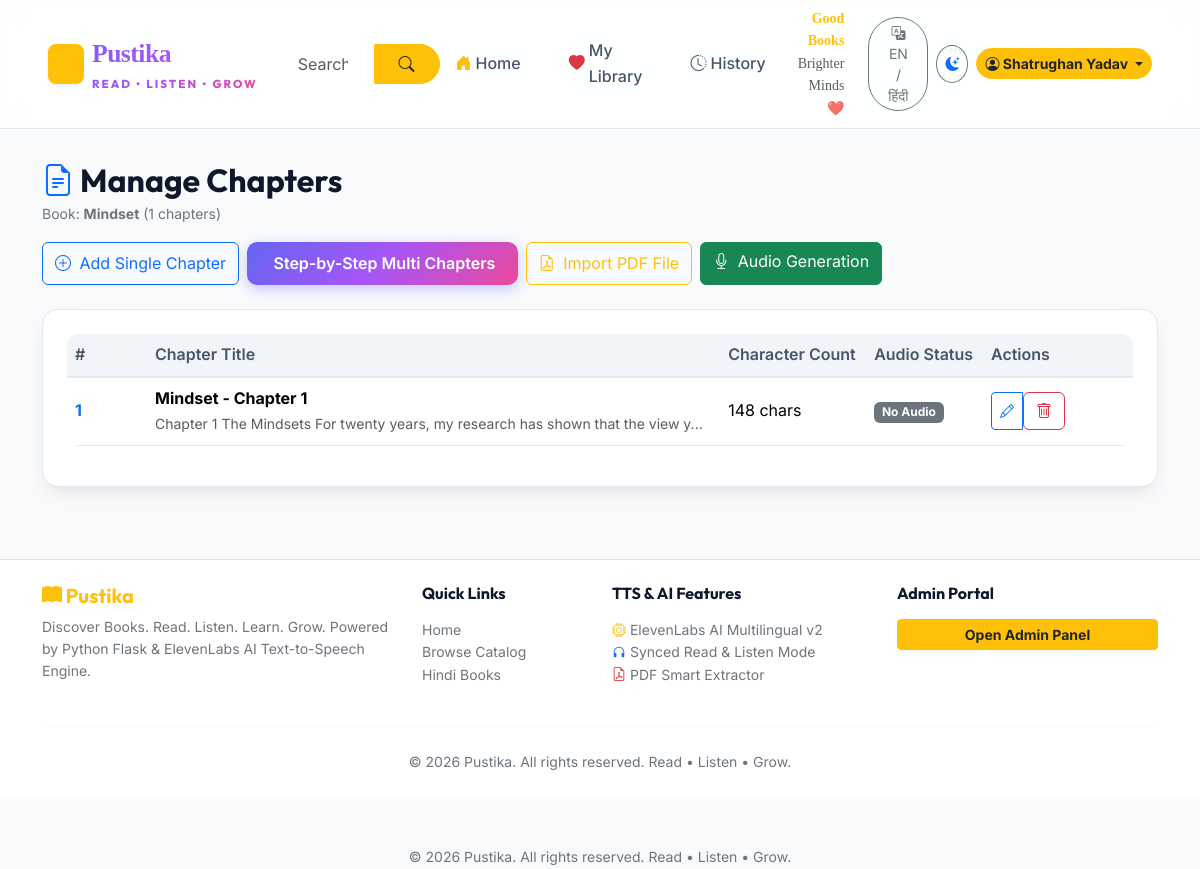
Screenshot of /admin/book/15/chapters (signed in) with the database file from the repository.
### app.py (models this page shows, shortened)
class User(UserMixin, db.Model):
    __tablename__ = 'users'
    id = db.Column(db.Integer, primary_key=True)
    username = db.Column(db.String(80), unique=True, nullable=False)
    email = db.Column(db.String(120), unique=True, nullable=False)
    password_hash = db.Column(db.String(255), nullable=False)
    is_admin = db.Column(db.Boolean, default=False)

class Book(db.Model):
    __tablename__ = 'books'
    id = db.Column(db.Integer, primary_key=True)
    title = db.Column(db.String(200), nullable=False)
    author = db.Column(db.String(100), nullable=False)
    description = db.Column(db.Text, nullable=True)
    cover_image = db.Column(db.String(255), nullable=True, default='covers/default.jpg')
    pdf_file = db.Column(db.String(255), nullable=True)
    category_id = db.Column(db.Integer, db.ForeignKey('categories.id'), nullable=True)
    language = db.Column(db.String(50), default='English')
    is_featured = db.Column(db.Boolean, default=False)
    created_at = db.Column(db.DateTime, default=datetime.utcnow)
    category = db.relationship('Category', lazy=True)
    chapters = db.relationship('Chapter', backref='book', lazy=True, cascade='all, delete-orphan')

class Chapter(db.Model):
    __tablename__ = 'chapters'
    id = db.Column(db.Integer, primary_key=True)
    book_id = db.Column(db.Integer, db.ForeignKey('books.id'), nullable=False)
    chapter_number = db.Column(db.Integer, nullable=False)
    title = db.Column(db.String(200), nullable=False)
    text_content = db.Column(db.Text, nullable=False)
    created_at = db.Column(db.DateTime, default=datetime.utcnow)

### app.py (the view, shortened to what this page needs)
    @app.route('/admin/book/<int:book_id>/chapters', methods=['GET', 'POST'])
    def chapter_editor(book_id):
        if not current_user.is_authenticated or not current_user.is_admin:
            return redirect(url_for('login'))
        book = Book.query.get_or_404(book_id)
        return render_template('admin/chapter_editor.html', book=book)

### templates/admin/chapter_editor.html (shortened to what this page needs)
{% extends 'base.html' %}
{% block content %}
<div class="container py-4">
    <div class="d-flex flex-wrap align-items-center justify-content-between gap-3 mb-4">
        <div>
            <h2 class="fw-bold mb-1"><i class="bi bi-file-earmark-text text-primary"></i> Manage Chapters</h2>
            <p class="text-secondary small mb-0">Book: <strong>{{ book.title }}</strong> ({{ book.chapters|length }} chapters)</p>
        </div>
        <div class="d-flex flex-wrap gap-2">
            <button class="btn btn-outline-primary" data-bs-toggle="modal" data-bs-target="#addChapterModal">
                <i class="bi bi-plus-circle me-1"></i> Add Single Chapter
            </button>
            <button class="btn btn-gradient" data-bs-toggle="modal" data-bs-target="#addMultiChapterModal">
                 Step-by-Step Multi Chapters
            </button>
            <button class="btn btn-outline-warning" data-bs-toggle="modal" data-bs-target="#importPdfModal">
                <i class="bi bi-file-earmark-pdf me-1"></i> Import PDF File
            </button>
            <a href="{{ url_for('tts_generate', book_id=book.id) }}" class="btn btn-success">
                <i class="bi bi-mic me-1"></i> Audio Generation
            </a>
        </div>
    </div>
    <div class="glass-card p-4">
        {% if book.chapters %}
        <div class="table-responsive">
            <table class="table admin-table align-middle">
                <thead>
                    <tr>
                        <th style="width: 80px;">#</th>
                        <th>Chapter Title</th>
                        <th>Character Count</th>
                        <th>Audio Status</th>
                        <th style="width: 150px;">Actions</th>
                    </tr>
                </thead>
                <tbody>
                    {% for chap in book.chapters %}
                    <tr>
                        <td class="fw-bold text-primary">{{ chap.chapter_number }}</td>
                        <td>
                            <div class="fw-bold">{{ chap.title }}</div>
                            <small class="text-muted">{{ chap.text_content[:80] }}...</small>
                        </td>
                        <td>{{ chap.text_content|length }} chars</td>
                        <td>
                            {% if chap.audio_file %}
                            <span class="badge bg-success"><i class="bi bi-music-note"></i> Ready ({{ chap.audio_file.voice_engine }})</span>
                            {% else %}
                            <span class="badge bg-secondary">No Audio</span>
                            {% endif %}
                        </td>
                        <td>
                            <div class="btn-group btn-group-sm">
                                <button class="btn btn-outline-primary" data-bs-toggle="modal" data-bs-target="#editModal{{ chap.id }}" title="Edit Chapter">
                                    <i class="bi bi-pencil"></i>
                                </button>
                                <form action="{{ url_for('chapter_editor', book_id=book.id) }}" method="POST" class="d-inline" onsubmit="return confirm('Delete this chapter?');">
                                    <button type="submit" class="btn btn-outline-danger" title="Delete Chapter">
                                        <i class="bi bi-trash"></i>
                                    </button>
                                </form>
                            </div>
                        </td>
                    </tr>
                    {% endfor %}
                </tbody>
            </table>
        </div>
        {% endif %}
    </div>
</div>
{% endblock %}

### templates/base.html (shortened to what this page needs)
<!DOCTYPE html>
<html lang="en" data-theme="dark">
<head>
    <link href="https://cdn.jsdelivr.net/npm/bootstrap@5.3.2/dist/css/bootstrap.min.css" rel="stylesheet">
    <link href="https://cdn.jsdelivr.net/npm/bootstrap-icons@1.11.3/font/bootstrap-icons.min.css" rel="stylesheet">
    <link rel="stylesheet" href="{{ url_for('static', filename='css/style.css') }}">
</head>
<body>
    <nav class="navbar navbar-expand-lg navbar-custom sticky-top py-2 d-none d-md-flex">
        <div class="container-fluid px-lg-4">
            <a class="navbar-brand d-flex align-items-center gap-2" href="{{ url_for('index') }}">
                <div class="bg-warning text-dark rounded-3 px-2 py-1 shadow-sm d-flex align-items-center">
                    <i class="bi bi-book-fill fs-5"></i>
                </div>
                <div>
                    <span class="pustika-brand-text">Pustika</span>
                    <div class="pustika-tagline">Read • Listen • Grow</div>
                </div>
            </a>
            <div class="collapse navbar-collapse" id="navbarContent">
                <form class="d-flex mx-auto my-2 my-lg-0" style="max-width: 480px; width: 100%;" action="{{ url_for('books_catalog') }}" method="GET">
                    <div class="input-group">
                        <input class="form-control bg-tertiary border-0 rounded-start-pill ps-4 py-2" type="search" name="q" placeholder="Search books by title, author, or category..." data-i18n="search_placeholder">
                        <button class="btn btn-warning text-dark rounded-end-pill px-4 fw-bold" type="submit">
                            <i class="bi bi-search"></i>
                        </button>
                    </div>
                </form>
                <div class="d-flex align-items-center gap-3 ms-auto">
                    <a href="{{ url_for('index') }}" class="nav-link d-none d-md-flex align-items-center gap-1 {% if request.endpoint == 'index' %}active{% endif %}">
                        <i class="bi bi-house-door-fill text-warning"></i> Home
                    </a>
                    {% if current_user.is_authenticated %}
                    <a href="{{ url_for('favorites') }}" class="nav-link d-none d-md-flex align-items-center gap-1 {% if request.endpoint == 'favorites' %}active{% endif %}">
                        <i class="bi bi-heart-fill text-danger"></i> My Library
                    </a>
                    <a href="{{ url_for('history') }}" class="nav-link d-none d-md-flex align-items-center gap-1 {% if request.endpoint == 'history' %}active{% endif %}">
                        <i class="bi bi-clock-history"></i> History
                    </a>
                    {% endif %}
                    <div class="d-none d-xl-block text-end me-2">
                        <div class="fw-bold small text-warning font-heading" style="font-family: cursive;">Good Books</div>
                        <div class="small text-muted font-heading" style="font-family: cursive;">Brighter Minds ❤️</div>
                    </div>
                    <div class="d-flex align-items-center gap-2">
                        <button id="lang-toggle-btn" class="btn btn-sm btn-outline-secondary rounded-pill px-3" title="Toggle English / Hindi">
                            <i class="bi bi-translate"></i> <span id="current-lang-text">EN / हिंदी</span>
                        </button>
                        <button id="theme-toggle-btn" class="btn btn-sm btn-outline-secondary rounded-circle" style="width: 38px; height: 38px;" title="Toggle Dark/Light Mode">
                            <i id="theme-toggle-icon" class="bi bi-moon-stars-fill"></i>
                        </button>
                        {% if current_user.is_authenticated %}
                        <div class="dropdown">
                            <button class="btn btn-sm btn-warning text-dark dropdown-toggle rounded-pill fw-bold" type="button" data-bs-toggle="dropdown">
                                <i class="bi bi-person-circle"></i> {{ current_user.username }}
                            </button>
                        </div>
                        {% else %}
                        <a href="{{ url_for('login') }}" class="btn btn-sm btn-outline-custom" data-i18n="nav_login">Sign In</a>
                        <a href="{{ url_for('register') }}" class="btn btn-sm btn-warning text-dark fw-bold rounded-pill" data-i18n="nav_register">Register</a>
                        {% endif %}
                    </div>
                </div>
            </div>
        </div>
    </nav>
    <main class="flex-grow-1 pb-5 pb-md-0">
        {% block content %}{% endblock %}
    </main>
    <div id="toast-container" class="toast-container position-fixed bottom-0 end-0 p-3" style="z-index: 1090;"></div>
    <footer class="mt-5 py-4 border-top d-none d-md-block" style="background: var(--bg-secondary);">
        <div class="container">
            <div class="row gy-4">
                <div class="col-md-4">
                    <h5 class="fw-bold text-warning"><i class="bi bi-book-fill"></i> Pustika</h5>
                    <p class="text-secondary small mt-2">
                        Discover Books. Read. Listen. Learn. Grow. Powered by Python Flask & ElevenLabs AI Text-to-Speech Engine.
                    </p>
                </div>
                <div class="col-md-2 col-6">
                    <h6 class="fw-bold mb-3">Quick Links</h6>
                    <ul class="list-unstyled small">
                        <li><a href="{{ url_for('index') }}" class="text-secondary">Home</a></li>
                        <li><a href="{{ url_for('books_catalog') }}" class="text-secondary">Browse Catalog</a></li>
                        <li><a href="{{ url_for('books_catalog', language='Hindi') }}" class="text-secondary">Hindi Books</a></li>
                    </ul>
                </div>
                <div class="col-md-3 col-6">
                    <h6 class="fw-bold mb-3">TTS & AI Features</h6>
                    <ul class="list-unstyled small text-secondary">
                        <li><i class="bi bi-cpu text-warning"></i> ElevenLabs AI Multilingual v2</li>
                        <li><i class="bi bi-headphones text-primary"></i> Synced Read & Listen Mode</li>
                        <li><i class="bi bi-file-earmark-pdf text-danger"></i> PDF Smart Extractor</li>
                    </ul>
                </div>
                <div class="col-md-3">
                    <h6 class="fw-bold mb-3">Admin Portal</h6>
                    {% if current_user.is_authenticated and current_user.is_admin %}
                        <a href="{{ url_for('admin_dashboard') }}" class="btn btn-sm btn-warning text-dark fw-bold w-100">Open Admin Panel</a>
                    {% else %}
                        <a href="{{ url_for('login') }}" class="btn btn-sm btn-outline-custom w-100">Admin Login</a>
                    {% endif %}
                </div>
            </div>
            <hr class="my-4" style="border-color: var(--border-color);">
            <div class="text-center text-secondary small">
                &copy; 2026 Pustika. All rights reserved. Read • Listen • Grow.
            </div>
        </div>
    </footer>
            <hr class="my-4" style="border-color: var(--border-color);">
            <div class="text-center text-secondary small">
                &copy; 2026 Pustika. All rights reserved. Read • Listen • Grow.
            </div>
</body>
</html>

### static/css/style.css (style rules this page uses)
:root { --font-primary: 'Inter', -apple-system, BlinkMacSystemFont, 'Segoe UI', Roboto, sans-serif; --font-heading: 'Outfit', var(--font-primary); --font-hindi: 'Noto Sans Devanagari', var(--font-primary); --bg-primary: #f8fafc; --bg-secondary: #ffffff; --bg-tertiary: #f1f5f9; --bg-glass: rgba(255, 255, 255, 0.85); --text-primary: #0f172a; --text-secondary: #475569; --text-muted: #94a3b8; --brand-primary: #6366f1; --brand-primary-hover: #4f46e5; --brand-secondary: #ec4899; --brand-gradient: linear-gradient(135deg, #6366f1 0%, #a855f7 50%, #ec4899 100%); --brand-gradient-hover: linear-gradient(135deg, #4f46e5 0%, #9333ea 50%, #db2777 100%); --border-color: #e2e8f0; --border-glass: rgba(226, 232, 240, 0.8); --shadow-sm: 0 2px 4px rgba(0,0,0,0.05); --shadow-md: 0 10px 25px -5px rgba(0,0,0,0.08), 0 8px 10px -6px rgba(0,0,0,0.04); --shadow-lg: 0 20px 30px -10px rgba(99, 102, 241, 0.15); --card-bg: #ffffff; --audio-bar-bg: rgba(255, 255, 255, 0.95); --reader-bg: #ffffff; --reader-text: #1e293b; }
* { box-sizing: border-box; margin: 0; padding: 0; }
body { font-family: var(--font-primary); background-color: var(--bg-primary); color: var(--text-primary); line-height: 1.6; min-height: 100vh; display: flex; flex-direction: column; transition: background-color 0.3s ease, color 0.3s ease; }
h1, h2, h3, h4, h5, h6 { font-family: var(--font-heading); font-weight: 700; color: var(--text-primary); }
a { color: var(--brand-primary); text-decoration: none; transition: color 0.2s ease; }
.navbar-custom { background: var(--bg-glass); backdrop-filter: blur(16px); -webkit-backdrop-filter: blur(16px); border-bottom: 1px solid var(--border-color); sticky: top; z-index: 1030; padding: 0.8rem 1.5rem; }
.navbar-brand { font-family: var(--font-heading); font-weight: 800; font-size: 1.5rem; background: var(--brand-gradient); -webkit-background-clip: text; -webkit-text-fill-color: transparent; display: flex; align-items: center; gap: 0.5rem; }
.nav-link { color: var(--text-secondary) !important; font-weight: 500; padding: 0.5rem 1rem !important; border-radius: 8px; transition: all 0.2s ease; }
.glass-card { background: var(--card-bg); border: 1px solid var(--border-color); border-radius: 16px; box-shadow: var(--shadow-md); transition: transform 0.3s ease, box-shadow 0.3s ease; overflow: hidden; }
.btn-gradient { background: var(--brand-gradient); color: #ffffff !important; border: none; font-weight: 600; border-radius: 10px; padding: 0.6rem 1.4rem; transition: all 0.3s ease; box-shadow: 0 4px 14px rgba(99, 102, 241, 0.35); }
.admin-table { background: var(--card-bg); color: var(--text-primary); border-radius: 12px; overflow: hidden; }
.admin-table th { background: var(--bg-tertiary); color: var(--text-secondary); font-weight: 600; border-bottom: 2px solid var(--border-color); }
.admin-table td { border-bottom: 1px solid var(--border-color); vertical-align: middle; }
.pustika-brand-text { font-family: 'Playfair Display', Georgia, serif; font-weight: 800; font-size: 1.6rem; color: #f59e0b; letter-spacing: -0.5px; }
.pustika-tagline { font-size: 0.72rem; letter-spacing: 2px; text-transform: uppercase; color: #cbd5e1; }

### rows the page displays
User: username "Shatrughan Yadav"
Book: title "Mindset"
Chapter: chapter_number "1", title "Mindset - Chapter 1", text_content "Chapter 1 The Mindsets For twenty years, my research has shown that the view y", text_content|length "148"

### other values shown
{{ book.chapters|length }} "1"
